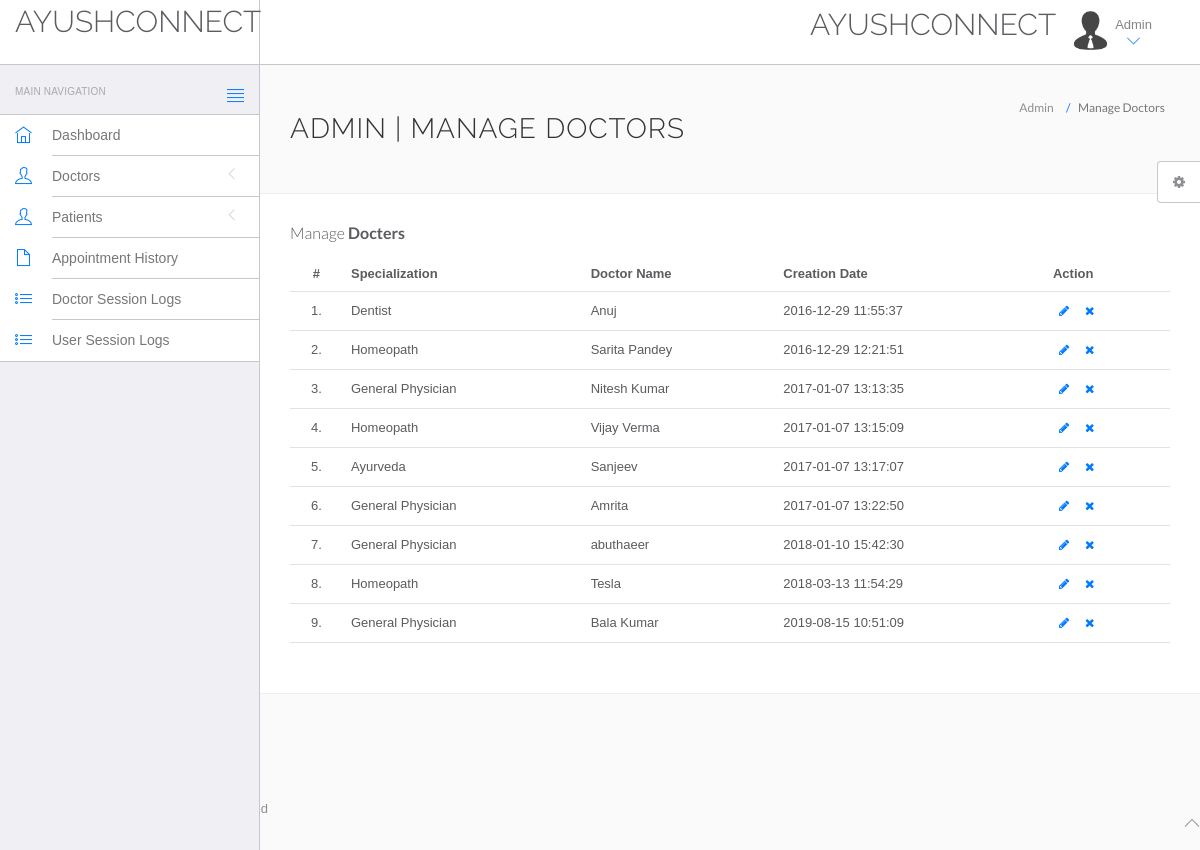
Screenshot of /hms/admin/manage-doctors.php (signed in) with the database file from the repository.
### tables this page shows
CREATE TABLE IF NOT EXISTS `doctors` (
  `id` int(11) NOT NULL AUTO_INCREMENT,
  `specilization` varchar(255) NOT NULL,
  `doctorName` varchar(255) NOT NULL,
  `address` longtext NOT NULL,
  `docFees` varchar(255) NOT NULL,
  `contactno` bigint(11) NOT NULL,
  `docEmail` varchar(255) NOT NULL,
  `password` varchar(255) NOT NULL,
  `creationDate` timestamp NOT NULL DEFAULT CURRENT_TIMESTAMP,
  `updationDate` varchar(255) NOT NULL,
  PRIMARY KEY (`id`)
);

### hms/admin/manage-doctors.php (the view, shortened to what this page needs)
<!DOCTYPE html>
<html lang="en">
	<head>
		<link rel="stylesheet" href="vendor/bootstrap/css/bootstrap.min.css">
		<link rel="stylesheet" href="vendor/fontawesome/css/font-awesome.min.css">
		<link rel="stylesheet" href="vendor/themify-icons/themify-icons.min.css">
		<link href="vendor/animate.css/animate.min.css" rel="stylesheet" media="screen">
		<link href="vendor/perfect-scrollbar/perfect-scrollbar.min.css" rel="stylesheet" media="screen">
		<link href="vendor/switchery/switchery.min.css" rel="stylesheet" media="screen">
		<link href="vendor/bootstrap-touchspin/jquery.bootstrap-touchspin.min.css" rel="stylesheet" media="screen">
		<link href="vendor/select2/select2.min.css" rel="stylesheet" media="screen">
		<link href="vendor/bootstrap-datepicker/bootstrap-datepicker3.standalone.min.css" rel="stylesheet" media="screen">
		<link href="vendor/bootstrap-timepicker/bootstrap-timepicker.min.css" rel="stylesheet" media="screen">
		<link rel="stylesheet" href="assets/css/styles.css">
		<link rel="stylesheet" href="assets/css/plugins.css">
		<link rel="stylesheet" href="assets/css/themes/theme-1.css" id="skin_color" />
	</head>
	<body>
		<div id="app">
<?php include('include/sidebar.php');?>
			<div class="app-content">
						<?php include('include/header.php');?>
				<div class="main-content" >
					<div class="wrap-content container" id="container">
						<section id="page-title">
							<div class="row">
								<div class="col-sm-8">
									<h1 class="mainTitle">Admin | Manage Doctors</h1>
																	</div>
								<ol class="breadcrumb">
									<li>
										<span>Admin</span>
									</li>
									<li class="active">
										<span>Manage Doctors</span>
									</li>
								</ol>
							</div>
						</section>
						<div class="container-fluid container-fullw bg-white">
									<div class="row">
								<div class="col-md-12">
									<h5 class="over-title margin-bottom-15">Manage <span class="text-bold">Docters</span></h5>
									<table class="table table-hover" id="sample-table-1">
										<thead>
											<tr>
												<th class="center">#</th>
												<th>Specialization</th>
												<th class="hidden-xs">Doctor Name</th>
												<th>Creation Date </th>
												<th>Action</th>
											</tr>
										</thead>
										<tbody>
<?php
$sql=mysql_query("select * from doctors");
$cnt=1;
while($row=mysql_fetch_array($sql))
{
?>
											<tr>
												<td class="center"><?php echo $cnt;?>.</td>
												<td class="hidden-xs"><?php echo $row['specilization'];?></td>
												<td><?php echo $row['doctorName'];?></td>
												<td><?php echo $row['creationDate'];?>
												</td>
												<td >
												<div class="visible-md visible-lg hidden-sm hidden-xs">
							<a href="edit-doctor.php?id=<?php echo $row['id'];?>" class="btn btn-transparent btn-xs" tooltip-placement="top" tooltip="Edit"><i class="fa fa-pencil"></i></a>
	<a href="manage-doctors.php?id=<?php echo $row['id']?>&del=delete" onClick="return confirm('Are you sure you want to delete?')"class="btn btn-transparent btn-xs tooltips" tooltip-placement="top" tooltip="Remove"><i class="fa fa-times fa fa-white"></i></a>
												</div>
												</td>
											</tr>
											<?php
$cnt=$cnt+1;
											 }?>
										</tbody>
									</table>
								</div>
							</div>
								</div>
							</div>
						</div>
					</div>
				</div>
	<?php include('include/footer.php');?>
	<?php include('include/setting.php');?>
	</body>
</html>

### hms/admin/assets/css/themes/theme-1.css (style rules this page uses)
body { background: #FAFAFA; }

### rows the page displays
doctors: specilization "Dentist", doctorName "Anuj", creationDate "2016-12-29 11:55:37"
doctors: specilization "Homeopath", doctorName "Sarita Pandey", creationDate "2016-12-29 12:21:51"
doctors: specilization "General Physician", doctorName "Nitesh Kumar", creationDate "2017-01-07 13:13:35"
doctors: specilization "Homeopath", doctorName "Vijay Verma", creationDate "2017-01-07 13:15:09"
doctors: specilization "Ayurveda", doctorName "Sanjeev", creationDate "2017-01-07 13:17:07"
doctors: specilization "General Physician", doctorName "Amrita", creationDate "2017-01-07 13:22:50"
doctors: specilization "General Physician", doctorName "abuthaeer", creationDate "2018-01-10 15:42:30"
doctors: specilization "Homeopath", doctorName "Tesla", creationDate "2018-03-13 11:54:29"
doctors: specilization "General Physician", doctorName "Bala Kumar", creationDate "2019-08-15 10:51:09"
